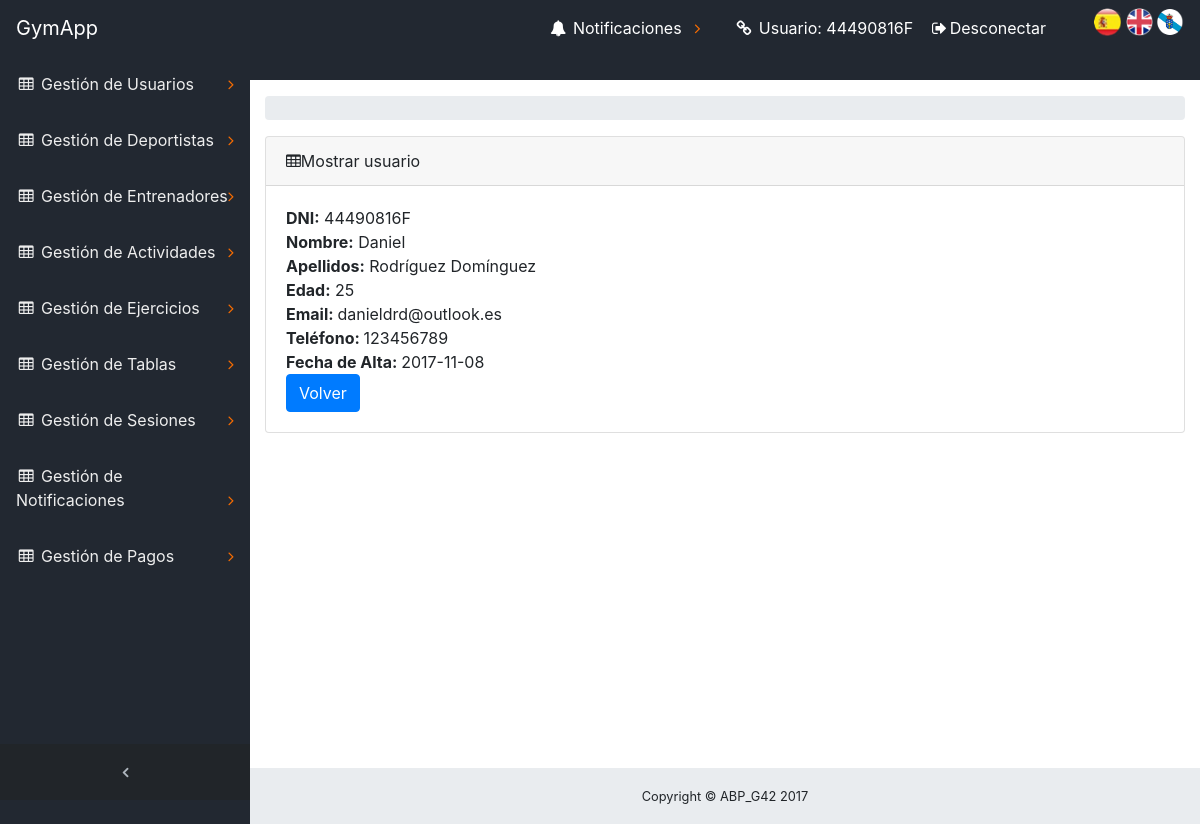
Page /ABP/index.php?controller=Usuario&action=UsuarioView&dni=44490816F (signed in) on the committed database.
### tables this page shows
CREATE TABLE `usuario` (
  `dni` varchar(10) NOT NULL,
  `nombre` varchar(30) NOT NULL,
  `apellidos` varchar(30) NOT NULL,
  `edad` tinyint(4) DEFAULT NULL,
  `contrasena` varchar(128) NOT NULL,
  `email` varchar(100) DEFAULT NULL,
  `telefono` varchar(20) NOT NULL,
  `fechaAlta` date NOT NULL
);

### ABP/core/ViewManager.php (called while the page is built, shortened)
<?php
class ViewManager {
	private $variables = array();
	public function setVariable($varname, $value, $flash=false) {
		$this->variables[$varname] = $value;
		if ($flash==true) {
			if(!isset($_SESSION["viewmanager__flasharray__"])) {
				print_r($_SESSION["viewmanager__flasharray__"]);
			}else{
				$_SESSION["viewmanager__flasharray__"][$varname]=$value;
			}
		}
	}
	public function getVariable($varname, $default=NULL) {
		if (!isset($this->variables[$varname])) {
			return $default;
		}
		return $this->variables[$varname];
	}
	public function render($controller, $viewname) {
		include(__DIR__ . "/../view/$controller/$viewname.php");
	}
	private static $viewmanager_singleton = NULL;
	public static function getInstance() {
		if (self::$viewmanager_singleton == null) {
			self::$viewmanager_singleton = new ViewManager();
		}
		return self::$viewmanager_singleton;
	}
}

### ABP/controller/UsuarioController.php (called while the page is built, shortened)
<?php
require_once(__DIR__."/../core/ViewManager.php");
require_once(__DIR__ . "/../model/UsuarioMapper.php");
require_once(__DIR__ . "/../model/Usuario.php");
class UsuarioController extends BaseController
{
    private $usuarioMapper;
    public function __construct()
    {
        $this->usuarioMapper = new UsuarioMapper();
    }
    public function UsuarioView()
    {
        $dni = $_GET["dni"];
        $usuario = $this->usuarioMapper->findById($dni);
        $this->view->setVariable("usuario", $usuario);
        $this->view->render("usuario", "usuarioSHOWCURRENT");
    }
}
?>

### ABP/index.php (called while the page is built, shortened)
<?php
function run() {
	try {
		$controller = loadController($_GET["controller"]);
		$actionName = $_GET["action"];
		$controller->$actionName();
	} catch(Exception $ex) {
		die("An exception occured!!!!!".$ex->getMessage());
	}
}
function loadController($controllerName) {
	return new $controllerClassName();
}
run();
?>

### ABP/view/messages/messages_es.php (called while the page is built)
<?php
    $i18n_messages = array(
    	'Nombre'=> 'Nombre',
    	'Asunto' => 'Asunto',
    	'contenido' => 'contenido',
    	'nombre' => 'nombre',
    	'El atributo '=>'El atributo ',
    	' no puede ser vacío' => ' no puede ser vacío',
    	'Longitud incorrecta. El atributo ' => 'Longitud incorrecta. El atributo ',
    	' debe tener una longitud máxima de '=>' debe tener una longitud máxima de ',
    	' y tiene '=>' y tiene ',
    	'El atributo no sigue el formato correcto. Pruebe example@example.com' => 'El atributo no sigue el formato correcto. Pruebe example@example.com',
    	' contiene caracteres no alfabéticos'=>' contiene caracteres no alfabéticos',
    	' no esta comprendido en ['=>' no esta comprendido en [',
    	' no puede tener mas de ' => ' no puede tener mas de ',
    	'decimales'=>'decimales',
    	' no tiene 8 números seguidos de una letra: FORMATO INCORRECTO!!!'=>' no tiene 8 números seguidos de una letra: FORMATO INCORRECTO!!!',
    	'La letra del DNI no es correcta'=>'La letra del DNI no es correcta',
    	' no tiene un formato válido de telefeno.'=>' no tiene un formato válido de telefeno.',
    	' debe estar compuesto únicamente por digitos.'=>' debe estar compuesto únicamente por digitos.',
        'precio' => 'precio',
        ': activar para ordenar columna ascendentemente'=>': activar para ordenar columna ascendentemente',
        ': activar para ordenar columna descendentemente'=>': activar para ordenar columna descendentemente',
        'Primero' => 'Primero',
        'Último'=>'Último',
        'Siguiente'=>'Siguiente',
        'Anterior'=>'Anterior',
        'Tabla sin datos'=>'Tabla sin datos',
        'Mostrando _START_ a _END_ de _TOTAL_ elementos'=>'Mostrando _START_ a _END_ de _TOTAL_ elementos',
        'Mostrando 0 a 0 de 0 elementos'=>'Mostrando 0 a 0 de 0 elementos',
        '(filtrados de _MAX_ elementos totales)'=>'(filtrados de _MAX_ elementos totales)',
        'Mostrar _MENU_ elementos'=>'Mostrar _MENU_ elementos',
        'Cargando...'=>'Cargando...',
        'Procesando...'=>'Procesando...',
        'Buscar:'=>'Buscar:',
        'No se encontró nada'=>'No se encontró nada'
    );
?>

### ABP/core/I18n.php (called while the page is built, shortened)
<?php
class I18n {
	private $messages;
	public function setLanguage($language) {
		$this->messages = $i18n_messages;
	}
	public function i18n($key) {
		if (isset($this->messages[$key])){
			return $this->messages[$key];
		}else{
			return $key;
		}
	}
	private static $i18n_singleton = null;
	public static function getInstance() {
		if (self::$i18n_singleton == NULL) {
			self::$i18n_singleton = new I18n();
		}
		return self::$i18n_singleton;
	}
}
function i18n($key) {
	return I18n::getInstance()->i18n($key);
}

### ABP/model/Usuario.php (called while the page is built, shortened)
<?php
class Usuario
{
            private $dni;
            private $nombre;
            private $apellidos;
            private $edad;
            private $email;
            private $telefono;
            private $fechaAlta;
        function __construct($dni=NULL,$nombre=NULL,$apellidos=NULL,$edad=NULL,$password=NULL,$email=NULL,$telefono=NULL,$fechaAlta=NULL){
            $this->dni = $dni;
            $this->nombre = $nombre;
            $this->apellidos = $apellidos;
            $this->edad = $edad;
            $this->email = $email;
            $this->telefono = $telefono;
            $this->fechaAlta=$fechaAlta;
        }
    public function getDni() {
        return $this->dni;
    }
    public function getNombre() {
        return $this->nombre;
    }
    public function getApellidos() {
        return $this->apellidos;
    }
    public function getEdad(){
        return $this->edad;
    }
    public function getEmail(){
        return $this->email;
    }
    public function getTelefono(){
        return $this->telefono;
    }
    public function getFecha(){
        return $this->fechaAlta;
    }
}
?>

### ABP/model/UsuarioMapper.php (called while the page is built, shortened)
<?php
require_once(__DIR__."/../core/Access_DB.php");
require_once(__DIR__."/Usuario.php");
class UsuarioMapper {
    protected $db;
    public function __construct()
    {
        $this->db = PDOConnection::getInstance();
    }
      public function findById($dni)
    {
        $stmt = $this->db->prepare("SELECT * FROM usuario WHERE dni=?");
        $stmt->execute(array($dni));
        $usuario = $stmt->fetch(PDO::FETCH_ASSOC);
        if($usuario != null)
         {
            return new Usuario($usuario["dni"],$usuario["nombre"],$usuario["apellidos"],$usuario["edad"],null,$usuario["email"],$usuario["telefono"],$usuario["fechaAlta"]);
        }else
        {
            return NULL;
        }
    }
}
?>

### ABP/core/Access_DB.php (called while the page is built, shortened)
<?php
class PDOConnection {
	private static $db_singleton = null;
	public static function getInstance() {
		if (self::$db_singleton == null) {
			self::$db_singleton = new PDO(
			"mysql:host=".HOST.";dbname=".DB.";charset=utf8",
			USER,
			PASS,
			array(
				PDO::ATTR_EMULATE_PREPARES => false,
				PDO::ATTR_ERRMODE => PDO::ERRMODE_EXCEPTION)
			);
		}
		return self::$db_singleton;
	}
}
?>

### ABP/view/usuario/usuarioSHOWCURRENT.php (the view, shortened to what this page needs)
<?php
require_once(__DIR__."/../../core/ViewManager.php");
    $view = ViewManager::getInstance();
    $usuario = $view->getVariable("usuario");
?>
<div class="content-wrapper">
    <div class="container-fluid">
        <ol class="breadcrumb">
        </ol>
        <div class="card mb-3">
            <div class="card-header">
                <i class="fa fa-table"></i><?= i18n("Mostrar usuario") ?>
            </div>
            <div class="card-body">
                <b><?= i18n("DNI") ?>:</b> <?php echo $usuario->getDni(); ?><br>
                <b><?= i18n("Nombre") ?>:</b> <?php echo $usuario->getNombre(); ?><br>
                <b><?= i18n("Apellidos") ?>:</b> <?php echo $usuario->getApellidos(); ?><br>
                <b><?= i18n("Edad") ?>:</b> <?php echo $usuario->getEdad(); ?><br>
                <b><?= i18n("Email") ?>: </b> <?php echo $usuario->getEmail(); ?><br>
                <b><?= i18n("Teléfono") ?>: </b> <?php echo $usuario->getTelefono(); ?><br>
                <b><?= i18n("Fecha de Alta") ?>: </b> <?php echo $usuario->getFecha(); ?><br>
                <button type="button" onclick="window.location.href='./index.php?controller=Usuario&amp;action=UsuariosListar'" class="btn btn-primary">Volver</button>
            </div>
        </div>
    </div>
</div>

### ABP/view/css/sb-admin.css (style rules this page uses)
html { position: relative; min-height: 100%; }
body { overflow-x: hidden; }
body.sticky-footer { margin-bottom: 56px; }
body.sticky-footer .content-wrapper { min-height: calc(100vh - 56px - 56px); }
body.fixed-nav { padding-top: 56px; }
.content-wrapper { min-height: calc(100vh - 56px); padding-top: 1rem; }
.content-wrapper { overflow-x: hidden; background: white; }
@media (min-width: 992px) { .content-wrapper { margin-left: 250px; } }

### rows in the picture
usuario: dni "44490816F", nombre "Daniel", apellidos "Rodríguez Domínguez", edad "25", email "danieldrd@outlook.es", telefono "123456789", fechaAlta "2017-11-08"

### other values in the picture
i18n("GymApp") "GymApp"
i18n("Gestión de Usuarios") "Gestión de Usuarios"
i18n("Gestión de Deportistas") "Gestión de Deportistas"
i18n("Gestión de Entrenadores") "Gestión de Entrenadores"
i18n("Gestión de Actividades") "Gestión de Actividades"
i18n("Gestión de Ejercicios") "Gestión de Ejercicios"
i18n("Gestión de Tablas") "Gestión de Tablas"
i18n("Gestión de Sesiones") "Gestión de Sesiones"
i18n("Gestión de Notificaciones") "Gestión de Notificaciones"
i18n("Gestión de Pagos") "Gestión de Pagos"
i18n("Usuario") "Usuario"
$_SESSION['currentuser'] "44490816F"
i18n("Mostrar usuario") "Mostrar usuario"
i18n("DNI") "DNI"
i18n("Nombre") "Nombre"
